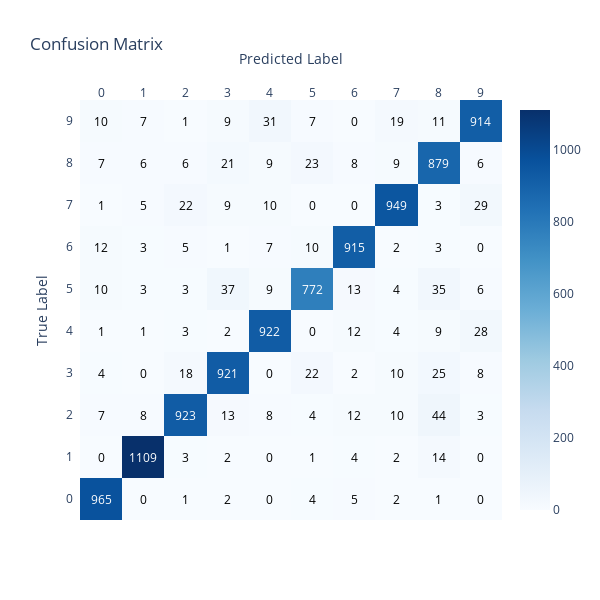

Notebook source saved alongside this figure:
### Code cell
import plotly.figure_factory as ff
import tensorflow as tf
import numpy as np

# Convert TensorFlow tensor to NumPy array
cm_array = cm.numpy()

# Define x and y labels
x = [str(i) for i in range(cm_array.shape[1])]
y = [str(i) for i in range(cm_array.shape[0])]

# Create the heatmap using Plotly
z = cm_array.tolist()  # Convert the NumPy array to a list for Plotly
fig = ff.create_annotated_heatmap(z, x=x, y=y, colorscale='Blues', showscale=True)

# Update layout for better visualization
fig.update_layout(
    title="Confusion Matrix",
    xaxis_title="Predicted Label",
    yaxis_title="True Label",
    autosize=False,
    width=600,
    height=600,
)

# Show the plot
fig.show()

### Figure 1 — Plotly figure (JSON) as saved in the notebook; plotly's stock layout.template omitted (floating-point values rounded to 4 significant figures)
{"data": [{"colorscale": [[0, "rgb(247,251,255)"], [0.125, "rgb(222,235,247)"], [0.25, "rgb(198,219,239)"], [0.375, "rgb(158,202,225)"], [0.5, "rgb(107,174,214)"], [0.625, "rgb(66,146,198)"], [0.75, "rgb(33,113,181)"], [0.875, "rgb(8,81,156)"], [1, "rgb(8,48,107)"]], "reversescale": false, "showscale": true, "type": "heatmap", "x": ["0", "1", "2", "3", "4", "5", "6", "7", "8", "9"], "y": ["0", "1", "2", "3", "4", "5", "6", "7", "8", "9"], "z": [[965, 0, 1, 2, 0, 4, 5, 2, 1, 0], [0, 1109, 3, 2, 0, 1, 4, 2, 14, 0], [7, 8, 923, 13, 8, 4, 12, 10, 44, 3], [4, 0, 18, 921, 0, 22, 2, 10, 25, 8], [1, 1, 3, 2, 922, 0, 12, 4, 9, 28], [10, 3, 3, 37, 9, 772, 13, 4, 35, 6], [12, 3, 5, 1, 7, 10, 915, 2, 3, 0], [1, 5, 22, 9, 10, 0, 0, 949, 3, 29], [7, 6, 6, 21, 9, 23, 8, 9, 879, 6], [10, 7, 1, 9, 31, 7, 0, 19, 11, 914]]}], "layout": {"annotations": [{"font": {"color": "#FFFFFF"}, "showarrow": false, "text": "965", "x": "0", "xref": "x", "y": "0", "yref": "y"}, {"font": {"color": "#000000"}, "showarrow": false, "text": "0", "x": "1", "xref": "x", "y": "0", "yref": "y"}, {"font": {"color": "#000000"}, "showarrow": false, "text": "1", "x": "2", "xref": "x", "y": "0", "yref": "y"}, {"font": {"color": "#000000"}, "showarrow": false, "text": "2", "x": "3", "xref": "x", "y": "0", "yref": "y"}, {"font": {"color": "#000000"}, "showarrow": false, "text": "0", "x": "4", "xref": "x", "y": "0", "yref": "y"}, {"font": {"color": "#000000"}, "showarrow": false, "text": "4", "x": "5", "xref": "x", "y": "0", "yref": "y"}, {"font": {"color": "#000000"}, "showarrow": false, "text": "5", "x": "6", "xref": "x", "y": "0", "yref": "y"}, {"font": {"color": "#000000"}, "showarrow": false, "text": "2", "x": "7", "xref": "x", "y": "0", "yref": "y"}, {"font": {"color": "#000000"}, "showarrow": false, "text": "1", "x": "8", "xref": "x", "y": "0", "yref": "y"}, {"font": {"color": "#000000"}, "showarrow": false, "text": "0", "x": "9", "xref": "x", "y": "0", "yref": "y"}, {"font": {"color": "#000000"}, "showarrow": false, "text": "0", "x": "0", "xref": "x", "y": "1", "yref": "y"}, {"font": {"color": "#FFFFFF"}, "showarrow": false, "text": "1109", "x": "1", "xref": "x", "y": "1", "yref": "y"}, {"font": {"color": "#000000"}, "showarrow": false, "text": "3", "x": "2", "xref": "x", "y": "1", "yref": "y"}, {"font": {"color": "#000000"}, "showarrow": false, "text": "2", "x": "3", "xref": "x", "y": "1", "yref": "y"}, {"font": {"color": "#000000"}, "showarrow": false, "text": "0", "x": "4", "xref": "x", "y": "1", "yref": "y"}, {"font": {"color": "#000000"}, "showarrow": false, "text": "1", "x": "5", "xref": "x", "y": "1", "yref": "y"}, {"font": {"color": "#000000"}, "showarrow": false, "text": "4", "x": "6", "xref": "x", "y": "1", "yref": "y"}, {"font": {"color": "#000000"}, "showarrow": false, "text": "2", "x": "7", "xref": "x", "y": "1", "yref": "y"}, {"font": {"color": "#000000"}, "showarrow": false, "text": "14", "x": "8", "xref": "x", "y": "1", "yref": "y"}, {"font": {"color": "#000000"}, "showarrow": false, "text": "0", "x": "9", "xref": "x", "y": "1", "yref": "y"}, {"font": {"color": "#000000"}, "showarrow": false, "text": "7", "x": "0", "xref": "x", "y": "2", "yref": "y"}, {"font": {"color": "#000000"}, "showarrow": false, "text": "8", "x": "1", "xref": "x", "y": "2", "yref": "y"}, {"font": {"color": "#FFFFFF"}, "showarrow": false, "text": "923", "x": "2", "xref": "x", "y": "2", "yref": "y"}, {"font": {"color": "#000000"}, "showarrow": false, "text": "13", "x": "3", "xref": "x", "y": "2", "yref": "y"}, {"font": {"color": "#000000"}, "showarrow": false, "text": "8", "x": "4", "xref": "x", "y": "2", "yref": "y"}, {"font": {"color": "#000000"}, "showarrow": false, "text": "4", "x": "5", "xref": "x", "y": "2", "yref": "y"}, {"font": {"color": "#000000"}, "showarrow": false, "text": "12", "x": "6", "xref": "x", "y": "2", "yref": "y"}, {"font": {"color": "#000000"}, "showarrow": false, "text": "10", "x": "7", "xref": "x", "y": "2", "yref": "y"}, {"font": {"color": "#000000"}, "showarrow": false, "text": "44", "x": "8", "xref": "x", "y": "2", "yref": "y"}, {"font": {"color": "#000000"}, "showarrow": false, "text": "3", "x": "9", "xref": "x", "y": "2", "yref": "y"}, {"font": {"color": "#000000"}, "showarrow": false, "text": "4", "x": "0", "xref": "x", "y": "3", "yref": "y"}, {"font": {"color": "#000000"}, "showarrow": false, "text": "0", "x": "1", "xref": "x", "y": "3", "yref": "y"}, {"font": {"color": "#000000"}, "showarrow": false, "text": "18", "x": "2", "xref": "x", "y": "3", "yref": "y"}, {"font": {"color": "#FFFFFF"}, "showarrow": false, "text": "921", "x": "3", "xref": "x", "y": "3", "yref": "y"}, {"font": {"color": "#000000"}, "showarrow": false, "text": "0", "x": "4", "xref": "x", "y": "3", "yref": "y"}, {"font": {"color": "#000000"}, "showarrow": false, "text": "22", "x": "5", "xref": "x", "y": "3", "yref": "y"}, {"font": {"color": "#000000"}, "showarrow": false, "text": "2", "x": "6", "xref": "x", "y": "3", "yref": "y"}, {"font": {"color": "#000000"}, "showarrow": false, "text": "10", "x": "7", "xref": "x", "y": "3", "yref": "y"}, {"font": {"color": "#000000"}, "showarrow": false, "text": "25", "x": "8", "xref": "x", "y": "3", "yref": "y"}, {"font": {"color": "#000000"}, "showarrow": false, "text": "8", "x": "9", "xref": "x", "y": "3", "yref": "y"}, {"font": {"color": "#000000"}, "showarrow": false, "text": "1", "x": "0", "xref": "x", "y": "4", "yref": "y"}, {"font": {"color": "#000000"}, "showarrow": false, "text": "1", "x": "1", "xref": "x", "y": "4", "yref": "y"}, {"font": {"color": "#000000"}, "showarrow": false, "text": "3", "x": "2", "xref": "x", "y": "4", "yref": "y"}, {"font": {"color": "#000000"}, "showarrow": false, "text": "2", "x": "3", "xref": "x", "y": "4", "yref": "y"}, {"font": {"color": "#FFFFFF"}, "showarrow": false, "text": "922", "x": "4", "xref": "x", "y": "4", "yref": "y"}, {"font": {"color": "#000000"}, "showarrow": false, "text": "0", "x": "5", "xref": "x", "y": "4", "yref": "y"}, {"font": {"color": "#000000"}, "showarrow": false, "text": "12", "x": "6", "xref": "x", "y": "4", "yref": "y"}, {"font": {"color": "#000000"}, "showarrow": false, "text": "4", "x": "7", "xref": "x", "y": "4", "yref": "y"}, {"font": {"color": "#000000"}, "showarrow": false, "text": "9", "x": "8", "xref": "x", "y": "4", "yref": "y"}, {"font": {"color": "#000000"}, "showarrow": false, "text": "28", "x": "9", "xref": "x", "y": "4", "yref": "y"}, {"font": {"color": "#000000"}, "showarrow": false, "text": "10", "x": "0", "xref": "x", "y": "5", "yref": "y"}, {"font": {"color": "#000000"}, "showarrow": false, "text": "3", "x": "1", "xref": "x", "y": "5", "yref": "y"}, {"font": {"color": "#000000"}, "showarrow": false, "text": "3", "x": "2", "xref": "x", "y": "5", "yref": "y"}, {"font": {"color": "#000000"}, "showarrow": false, "text": "37", "x": "3", "xref": "x", "y": "5", "yref": "y"}, {"font": {"color": "#000000"}, "showarrow": false, "text": "9", "x": "4", "xref": "x", "y": "5", "yref": "y"}, {"font": {"color": "#FFFFFF"}, "showarrow": false, "text": "772", "x": "5", "xref": "x", "y": "5", "yref": "y"}, {"font": {"color": "#000000"}, "showarrow": false, "text": "13", "x": "6", "xref": "x", "y": "5", "yref": "y"}, {"font": {"color": "#000000"}, "showarrow": false, "text": "4", "x": "7", "xref": "x", "y": "5", "yref": "y"}, {"font": {"color": "#000000"}, "showarrow": false, "text": "35", "x": "8", "xref": "x", "y": "5", "yref": "y"}, {"font": {"color": "#000000"}, "showarrow": false, "text": "6", "x": "9", "xref": "x", "y": "5", "yref": "y"}, {"font": {"color": "#000000"}, "showarrow": false, "text": "12", "x": "0", "xref": "x", "y": "6", "yref": "y"}, {"font": {"color": "#000000"}, "showarrow": false, "text": "3", "x": "1", "xref": "x", "y": "6", "yref": "y"}, {"font": {"color": "#000000"}, "showarrow": false, "text": "5", "x": "2", "xref": "x", "y": "6", "yref": "y"}, {"font": {"color": "#000000"}, "showarrow": false, "text": "1", "x": "3", "xref": "x", "y": "6", "yref": "y"}, {"font": {"color": "#000000"}, "showarrow": false, "text": "7", "x": "4", "xref": "x", "y": "6", "yref": "y"}, {"font": {"color": "#000000"}, "showarrow": false, "text": "10", "x": "5", "xref": "x", "y": "6", "yref": "y"}, {"font": {"color": "#FFFFFF"}, "showarrow": false, "text": "915", "x": "6", "xref": "x", "y": "6", "yref": "y"}, {"font": {"color": "#000000"}, "showarrow": false, "text": "2", "x": "7", "xref": "x", "y": "6", "yref": "y"}, {"font": {"color": "#000000"}, "showarrow": false, "text": "3", "x": "8", "xref": "x", "y": "6", "yref": "y"}, {"font": {"color": "#000000"}, "showarrow": false, "text": "0", "x": "9", "xref": "x", "y": "6", "yref": "y"}, {"font": {"color": "#000000"}, "showarrow": false, "text": "1", "x": "0", "xref": "x", "y": "7", "yref": "y"}, {"font": {"color": "#000000"}, "showarrow": false, "text": "5", "x": "1", "xref": "x", "y": "7", "yref": "y"}, {"font": {"color": "#000000"}, "showarrow": false, "text": "22", "x": "2", "xref": "x", "y": "7", "yref": "y"}, {"font": {"color": "#000000"}, "showarrow": false, "text": "9", "x": "3", "xref": "x", "y": "7", "yref": "y"}, {"font": {"color": "#000000"}, "showarrow": false, "text": "10", "x": "4", "xref": "x", "y": "7", "yref": "y"}, {"font": {"color": "#000000"}, "showarrow": false, "text": "0", "x": "5", "xref": "x", "y": "7", "yref": "y"}, {"font": {"color": "#000000"}, "showarrow": false, "text": "0", "x": "6", "xref": "x", "y": "7", "yref": "y"}, {"font": {"color": "#FFFFFF"}, "showarrow": false, "text": "949", "x": "7", "xref": "x", "y": "7", "yref": "y"}, {"font": {"color": "#000000"}, "showarrow": false, "text": "3", "x": "8", "xref": "x", "y": "7", "yref": "y"}, {"font": {"color": "#000000"}, "showarrow": false, "text": "29", "x": "9", "xref": "x", "y": "7", "yref": "y"}, {"font": {"color": "#000000"}, "showarrow": false, "text": "7", "x": "0", "xref": "x", "y": "8", "yref": "y"}, {"font": {"color": "#000000"}, "showarrow": false, "text": "6", "x": "1", "xref": "x", "y": "8", "yref": "y"}, {"font": {"color": "#000000"}, "showarrow": false, "text": "6", "x": "2", "xref": "x", "y": "8", "yref": "y"}, {"font": {"color": "#000000"}, "showarrow": false, "text": "21", "x": "3", "xref": "x", "y": "8", "yref": "y"}, {"font": {"color": "#000000"}, "showarrow": false, "text": "9", "x": "4", "xref": "x", "y": "8", "yref": "y"}, {"font": {"color": "#000000"}, "showarrow": false, "text": "23", "x": "5", "xref": "x", "y": "8", "yref": "y"}, {"font": {"color": "#000000"}, "showarrow": false, "text": "8", "x": "6", "xref": "x", "y": "8", "yref": "y"}, {"font": {"color": "#000000"}, "showarrow": false, "text": "9", "x": "7", "xref": "x", "y": "8", "yref": "y"}, {"font": {"color": "#FFFFFF"}, "showarrow": false, "text": "879", "x": "8", "xref": "x", "y": "8", "yref": "y"}, {"font": {"color": "#000000"}, "showarrow": false, "text": "6", "x": "9", "xref": "x", "y": "8", "yref": "y"}, {"font": {"color": "#000000"}, "showarrow": false, "text": "10", "x": "0", "xref": "x", "y": "9", "yref": "y"}, {"font": {"color": "#000000"}, "showarrow": false, "text": "7", "x": "1", "xref": "x", "y": "9", "yref": "y"}, {"font": {"color": "#000000"}, "showarrow": false, "text": "1", "x": "2", "xref": "x", "y": "9", "yref": "y"}, {"font": {"color": "#000000"}, "showarrow": false, "text": "9", "x": "3", "xref": "x", "y": "9", "yref": "y"}, {"font": {"color": "#000000"}, "showarrow": false, "text": "31", "x": "4", "xref": "x", "y": "9", "yref": "y"}, {"font": {"color": "#000000"}, "showarrow": false, "text": "7", "x": "5", "xref": "x", "y": "9", "yref": "y"}, {"font": {"color": "#000000"}, "showarrow": false, "text": "0", "x": "6", "xref": "x", "y": "9", "yref": "y"}, {"font": {"color": "#000000"}, "showarrow": false, "text": "19", "x": "7", "xref": "x", "y": "9", "yref": "y"}, {"font": {"color": "#000000"}, "showarrow": false, "text": "11", "x": "8", "xref": "x", "y": "9", "yref": "y"}, {"font": {"color": "#FFFFFF"}, "showarrow": false, "text": "914", "x": "9", "xref": "x", "y": "9", "yref": "y"}], "autosize": false, "height": 600, "title": {"text": "Confusion Matrix"}, "width": 600, "xaxis": {"autorange": true, "dtick": 1, "gridcolor": "rgb(0, 0, 0)", "range": [-0.5, 9.5], "side": "top", "ticks": "", "title": {"text": "Predicted Label"}, "type": "category"}, "yaxis": {"autorange": true, "dtick": 1, "range": [-0.5, 9.5], "ticks": "", "ticksuffix": "  ", "title": {"text": "True Label"}, "type": "category"}}}
